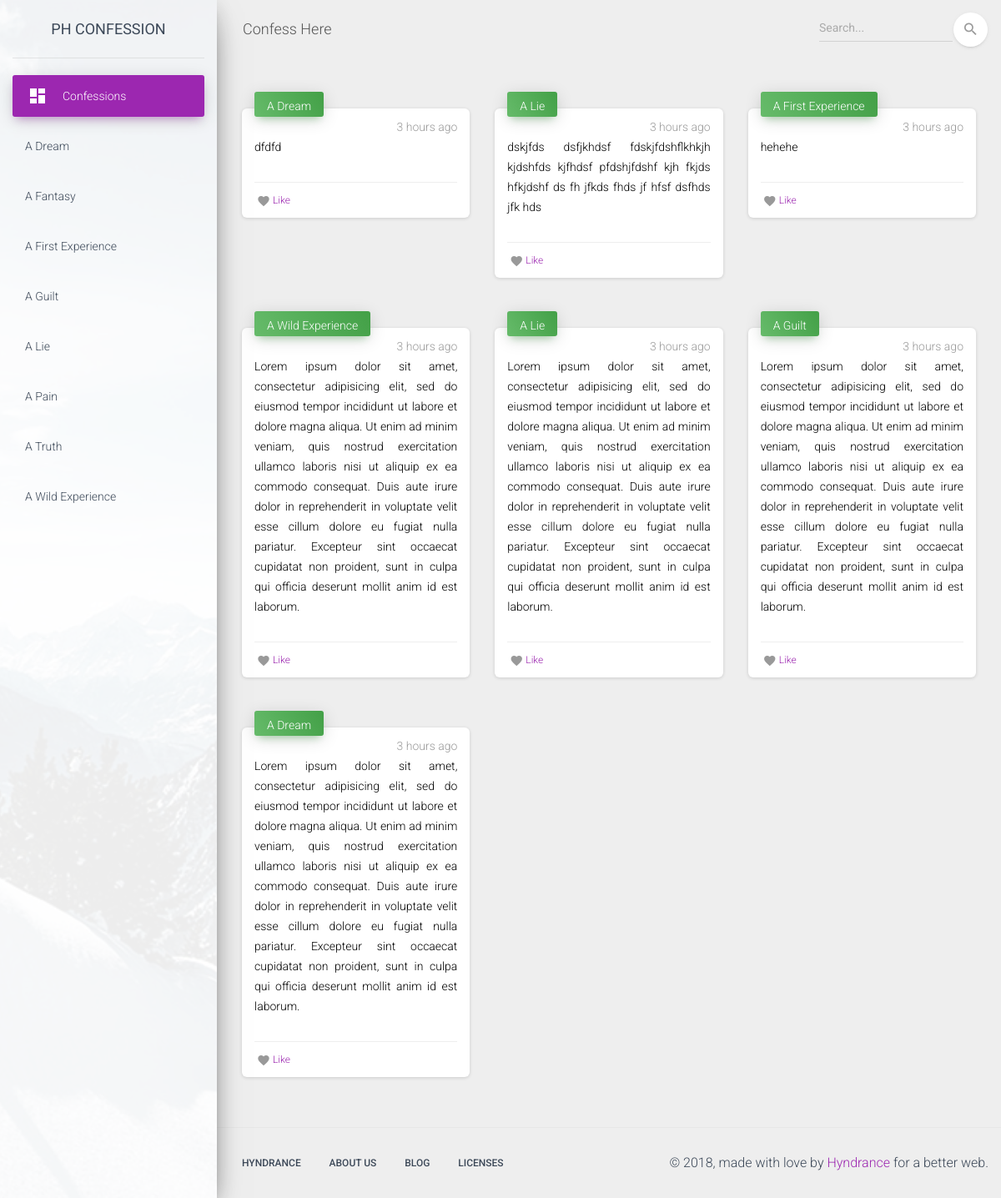
Before: / with the older database file.
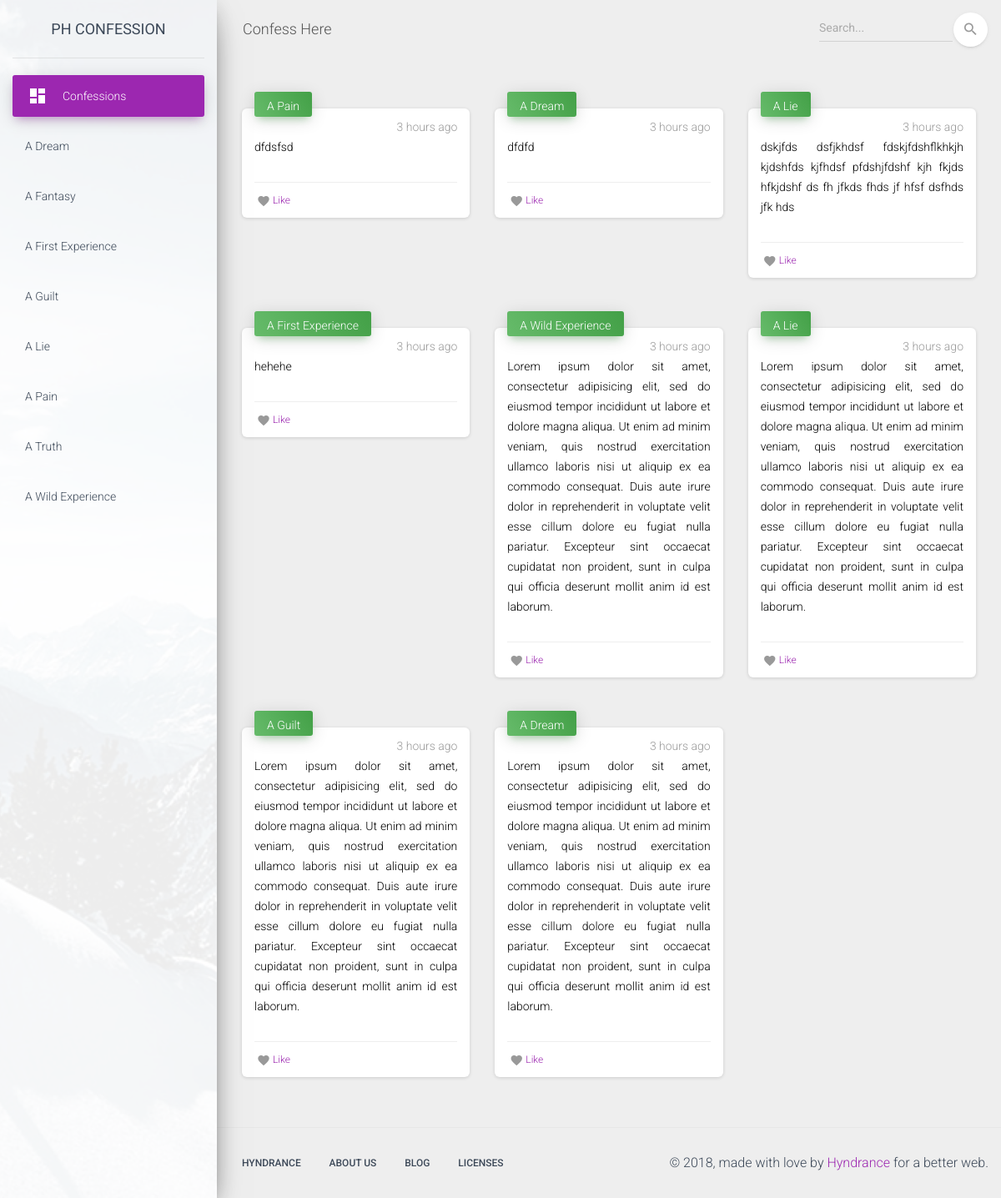
After: the same page with the newer database file.
### tables this page shows
CREATE TABLE `confession` (
  `Id` int(11) NOT NULL AUTO_INCREMENT,
  `category` varchar(50) DEFAULT NULL,
  `message` text,
  `datetime` datetime DEFAULT NULL,
  PRIMARY KEY (`Id`)
);

### index.php (called while the page is built, shortened)
<?php
include_once("config/Models.php");
$view = (isset($_GET['view']) && $_GET['view'] != '') ? $_GET['view'] : '';
switch ($view) {
	default :
		$template	= 'include/template.php';
}
require_once $template;
?>

### config/Models.php (called while the page is built)
<?php
include "CRUD.php";
function category() {
	$cat = array();
	$cat[1] = 'A Dream';
	$cat[2] = 'A Fantasy';
	$cat[3] = 'A First Experience';
	$cat[4] = 'A Guilt';
	$cat[5] = 'A Lie';
	$cat[6] = 'A Pain';
	$cat[7] = 'A Truth';
	$cat[8] = 'A Wild Experience';
	return $cat;
}
function confession() {
	$crud = new CRUD;
	$crud->table = "confession";
	return $crud;
}
?>

### config/CRUD.php (called while the page is built, shortened)
<?php
class CRUD {
	var $table;
	function list($query=""){
		$query = $query ? "where " . $query: "";
		$db = Database::connect();
		$pdo = $db->prepare("select * from $this->table $query");
		$pdo->execute();
		$result = $pdo->fetchAll(PDO::FETCH_OBJ);
		return $result;
	}
}
?>

### pages/home.php (the view)
<?php
$c = (isset($_GET['c']) && $_GET['c'] != '') ? 'and category="' . $_GET['c'] .'"' : '';
?>
<?php foreach(confession()->list("Id!=0 $c order by Id desc") as $row) {
?>
    <div class="col-lg-4 col-md-6 col-sm-6">
        <div class="card card-stats">
            <div class="card-header card-header-success card-header-icon">
                <div class="card-icon" style="height:10px">
                    <div style="margin-top:-10px;"><?=$row->category;?></div>
                </div>
                <p class="card-category">3 hours ago</p>
                <p style="color:black;text-align:justify">
                    <?=$row->message;?>
                </p>
            </div>
            <div class="card-footer">
                <div class="stats">
                    <i class="material-icons">favorite</i>
                    <a href="#pablo">Like</a>
                </div>
            </div>
        </div>
    </div>
  <?php } ?>

### include/template.php (shortened to what this page needs)
<!DOCTYPE html>
<html lang="en">
<head>
    <link rel="stylesheet" href="https://maxcdn.bootstrapcdn.com/font-awesome/latest/css/font-awesome.min.css" />
    <link rel="stylesheet" href="include/templates/assets/css/material-dashboard.css?v=2.0.0">
    <link href="include/templates/assets/assets-for-demo/demo.css" rel="stylesheet" />
</head>
<body class="">
    <div class="wrapper">
        <div class="sidebar" data-color="purple" data-background-color="white" data-image="include/templates/assets/img/sidebar-1.jpg">
            <div class="logo">
                <a href="index.php" class="simple-text logo-normal">
                    PH Confession
                </a>
            </div>
            <div class="sidebar-wrapper">
                <ul class="nav">
                    <li class="nav-item active ">
                        <a class="nav-link" href="">
                            <i class="material-icons">dashboard</i>
                            <p>Confessions</p>
                        </a>
                    </li>
                    <?php foreach(category() as $row) {
                    ?>
                      <li class="nav-item ">
                          <a class="nav-link" href="index.php?c=<?=$row;?>">
                              <p><?=$row;?></p>
                            </a>
                          </li>
                    <?php } ?>
                </ul>
            </div>
        </div>
        <div class="main-panel">
            <nav class="navbar navbar-expand-lg navbar-transparent  navbar-absolute fixed-top">
                <div class="container-fluid">
                    <div class="navbar-wrapper">
                        <a class="navbar-brand" href="?view=confess">Confess Here</a>
                    </div>
                    <div class="collapse navbar-collapse justify-content-end" id="navigation">
                        <form class="navbar-form">
                            <div class="input-group no-border">
                                <input type="text" value="" class="form-control" placeholder="Search...">
                                <button type="submit" class="btn btn-white btn-round btn-just-icon">
                                    <i class="material-icons">search</i>
                                    <div class="ripple-container"></div>
                                </button>
                            </div>
                        </form>
                    </div>
                </div>
            </nav>
            <div class="content">
                <div class="container-fluid">
                    <div class="row">
        <?php include $content;?>
                    </div>
                </div>
            </div>
            <footer class="footer ">
                <div class="container-fluid">
                    <nav class="pull-left">
                        <ul>
                            <li>
                                <a href="">
                                    Hyndrance
                                </a>
                            </li>
                            <li>
                                <a href="">
                                    About Us
                                </a>
                            </li>
                            <li>
                                <a href="">
                                    Blog
                                </a>
                            </li>
                            <li>
                                <a href="">
                                    Licenses
                                </a>
                            </li>
                        </ul>
                    </nav>
                    <div class="copyright pull-right">
                        &copy;
                        , made with love by
                        <a href="" target="_blank">Hyndrance</a> for a better web.
                    </div>
                </div>
            </footer>
        </div>
    </div>
</body>
</html>

Changed rows visible on the page:
added confession: category "A Pain", message "dfdsfsd"
